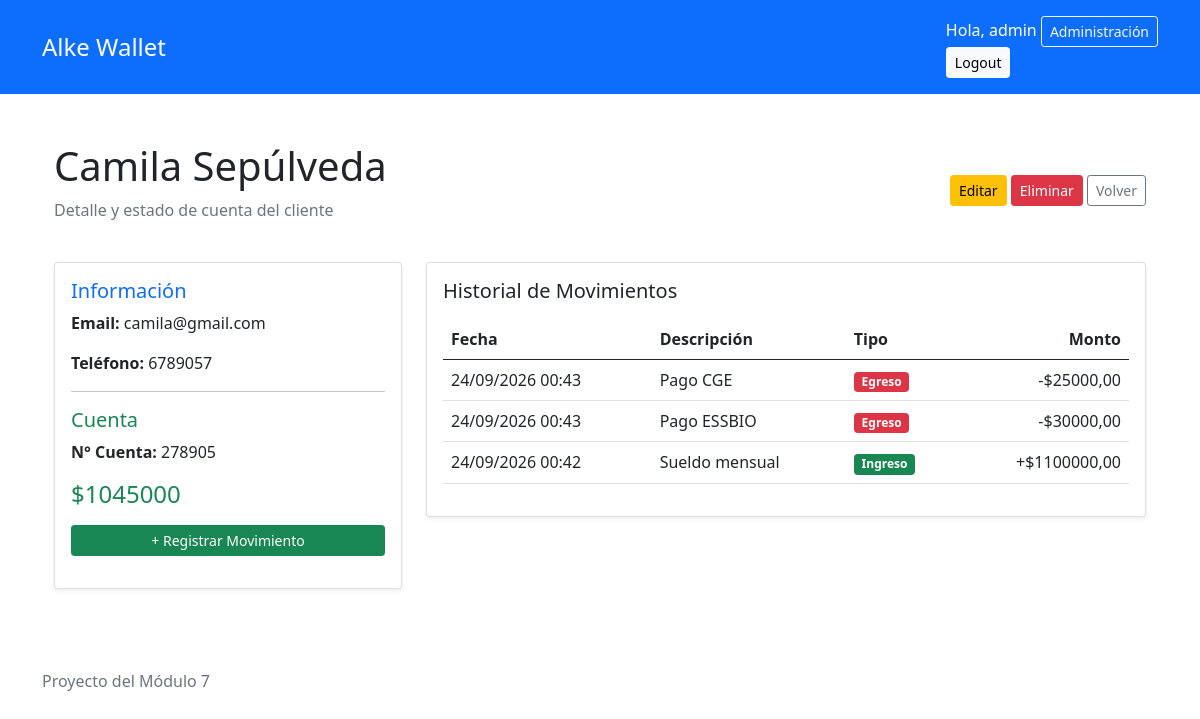
The page /clientes/8/ (signed in) on the database its author committed.
### gestion/models.py (models this page shows, shortened)
class Cliente(models.Model):
    nombre = models.CharField(max_length=100)
    email = models.EmailField(unique=True)
    telefono = models.CharField(max_length=20, blank=True)
    fecha_registro = models.DateTimeField(auto_now_add=True)
    class Meta:
        ordering = ["nombre"]

class Cuenta(models.Model):
    cliente = models.OneToOneField(Cliente, on_delete=models.PROTECT, related_name="cuenta")
    numero = models.CharField(max_length=20, unique=True)
    contactos_autorizados = models.ManyToManyField(Cliente, blank=True, related_name="cuentas_autorizadas")
    fecha_creacion = models.DateTimeField(auto_now_add=True)
    @property
    def saldo(self):
        ingresos = self.transacciones.filter(tipo="ingreso").aggregate(total=Sum("monto"))["total"] or Decimal("0.00")
        egresos = self.transacciones.filter(tipo="egreso").aggregate(total=Sum("monto"))["total"] or Decimal("0.00")
        return ingresos - egresos

class Transaccion(models.Model):
    TIPOS = [
        ("ingreso", "Ingreso"),
        ("egreso", "Egreso"),
    ]
    cuenta = models.ForeignKey(Cuenta, on_delete=models.PROTECT, related_name="transacciones")
    tipo = models.CharField(max_length=10, choices=TIPOS)
    monto = models.DecimalField(max_digits=12, decimal_places=2, validators=[MinValueValidator(Decimal("0.01"))],)
    descripcion = models.CharField(max_length=100)
    fecha = models.DateTimeField(auto_now_add=True)
    class Meta:
        ordering = ["-fecha", "-pk"]

### gestion/views.py (the view)
# urls.py: path("clientes/<int:pk>/", ClienteDetailView.as_view(), name="detalle_cliente"),
class ClienteDetailView(AccesoPersonalMixin, DetailView):
    model = Cliente
    template_name = "gestion/detalle_cliente.html"
    context_object_name = "cliente"
    def get_context_data(self, **kwargs):
        contexto = super().get_context_data(**kwargs)
        cuenta = Cuenta.objects.filter(
            cliente=self.object
        ).first()
        contexto["cuenta"] = cuenta
        contexto["movimientos"] = (
            cuenta.transacciones.all()
            if cuenta
            else []
        )
        return contexto

### gestion/views.py (called while the page is built)
    def test_func(self):
        return self.request.user.is_staff

### gestion/templates/gestion/detalle_cliente.html (shortened to what this page needs)
{% extends "base.html" %}
{% block content %}
<div class="container my-4">
    <div class="d-flex justify-content-between align-items-center mb-4">
        <div>
            <h1>{{ cliente.nombre }}</h1>
            <p class="text-muted">Detalle y estado de cuenta del cliente</p>
        </div>
        <div>
            <a href="{% url 'editar_cliente' cliente.pk %}" class="btn btn-warning btn-sm">Editar</a>
            <a href="{% url 'eliminar_cliente' cliente.pk %}" class="btn btn-danger btn-sm">Eliminar</a>
            <a href="{% url 'lista_clientes' %}" class="btn btn-outline-secondary btn-sm">Volver</a>
        </div>
    </div>
    <div class="row">
        <div class="col-md-4 mb-3">
            <div class="card shadow-sm">
                <div class="card-body">
                    <h5 class="card-title text-primary">Información</h5>
                    <p><strong>Email:</strong> {{ cliente.email }}</p>
                    <p><strong>Teléfono:</strong> {{ cliente.telefono|default:"No registrado" }}</p>
                    <hr>
                    <h5 class="card-title text-success">Cuenta</h5>
                    {% if cuenta %}
                        <p><strong>N° Cuenta:</strong> {{ cuenta.numero }}</p>
                        <h4 class="text-success mb-3">${{ cuenta.saldo }}</h4>
                        <a href="{% url 'crear_transaccion' cuenta.pk %}" class="btn btn-success btn-sm w-100 mb-3">
                            + Registrar Movimiento
                        </a>
                    {% else %}
                        <p class="text-warning">Sin cuenta asociada.</p>
                    {% endif %}
                </div>
            </div>
        </div>
        <div class="col-md-8">
            <div class="card shadow-sm">
                <div class="card-body">
                    <h5 class="card-title mb-3">Historial de Movimientos</h5>
                    {% if movimientos %}
                        <table class="table table-hover">
                            <thead>
                                <tr>
                                    <th>Fecha</th>
                                    <th>Descripción</th>
                                    <th>Tipo</th>
                                    <th class="text-end">Monto</th>
                                </tr>
                            </thead>
                            <tbody>
                                {% for mov in movimientos %}
                                    <tr>
                                        <td>{{ mov.fecha|date:"d/m/Y H:i" }}</td>
                                        <td>{{ mov.descripcion }}</td>
                                        <td>
                                            <span class="badge {% if mov.tipo == 'ingreso' %}bg-success{% else %}bg-danger{% endif %}">
                                                {{ mov.get_tipo_display }}
                                            </span>
                                        </td>
                                        <td class="text-end">
                                            {% if mov.tipo == 'ingreso' %}+${{ mov.monto }}{% else %}-${{ mov.monto }}{% endif %}
                                        </td>
                                    </tr>
                                {% endfor %}
                            </tbody>
                        </table>
                    {% else %}
                        <p class="text-muted">No hay movimientos registrados.</p>
                    {% endif %}
                </div>
            </div>
        </div>
    </div>
</div>
{% endblock %}

### gestion/templates/base.html (shortened to what this page needs)
{% load static %}
<!DOCTYPE html>
<html lang="es">
    <head>
        <link href="https://cdn.jsdelivr.net/npm/bootstrap@5.0.2/dist/css/bootstrap.min.css" rel="stylesheet">
    </head>
    <body>
        <header class="bg-primary text-white py-3">
            <div class="container">
                <div class="d-flex flex-wrap gap-3 justify-content-between align-items-center">
                    <a href="{% url 'lista_clientes' %}" class="h4 text-white text-decoration-none mb-0">Alke Wallet</a>
                    {% if user.is_authenticated %}
                        <div d-flex flex-wrap gap-2>
                            <span>Hola, {{ user.username }}</span>
                            {% if user.is_staff %}
                                <a href="{% url 'admin:index' %}" class="btn btn-outline-light btn-sm">Administración</a>
                            {% endif %}
                            <form method="post" action="{% url 'logout' %}">
                                <button type="submit" class="btn btn-light btn-sm">Logout</button>
                            </form>
                        </div>
                    {% endif %}
                </div>
            </div>
        </header>
        <main class="container py-4">
            {% block content %}
            {% endblock %}
        </main>
        <footer class="container boder-top py-3 text-muted">
            Proyecto del Módulo 7
        </footer>
    </body>
</html>

### rows shown on the page
Cliente: nombre "Camila Sepúlveda", email "camila@gmail.com", telefono "6789057"
Cuenta: numero "278905", saldo "1045000"
Transaccion: fecha "24/09/2026 00:43", descripcion "Pago CGE", tipo "Egreso", monto "25000,00"
Transaccion: fecha "24/09/2026 00:43", descripcion "Pago ESSBIO", tipo "Egreso", monto "30000,00"
Transaccion: fecha "24/09/2026 00:42", descripcion "Sueldo mensual", tipo "Ingreso", monto "1100000,00"

### other values the page prints
{{ user.username }} "admin"
